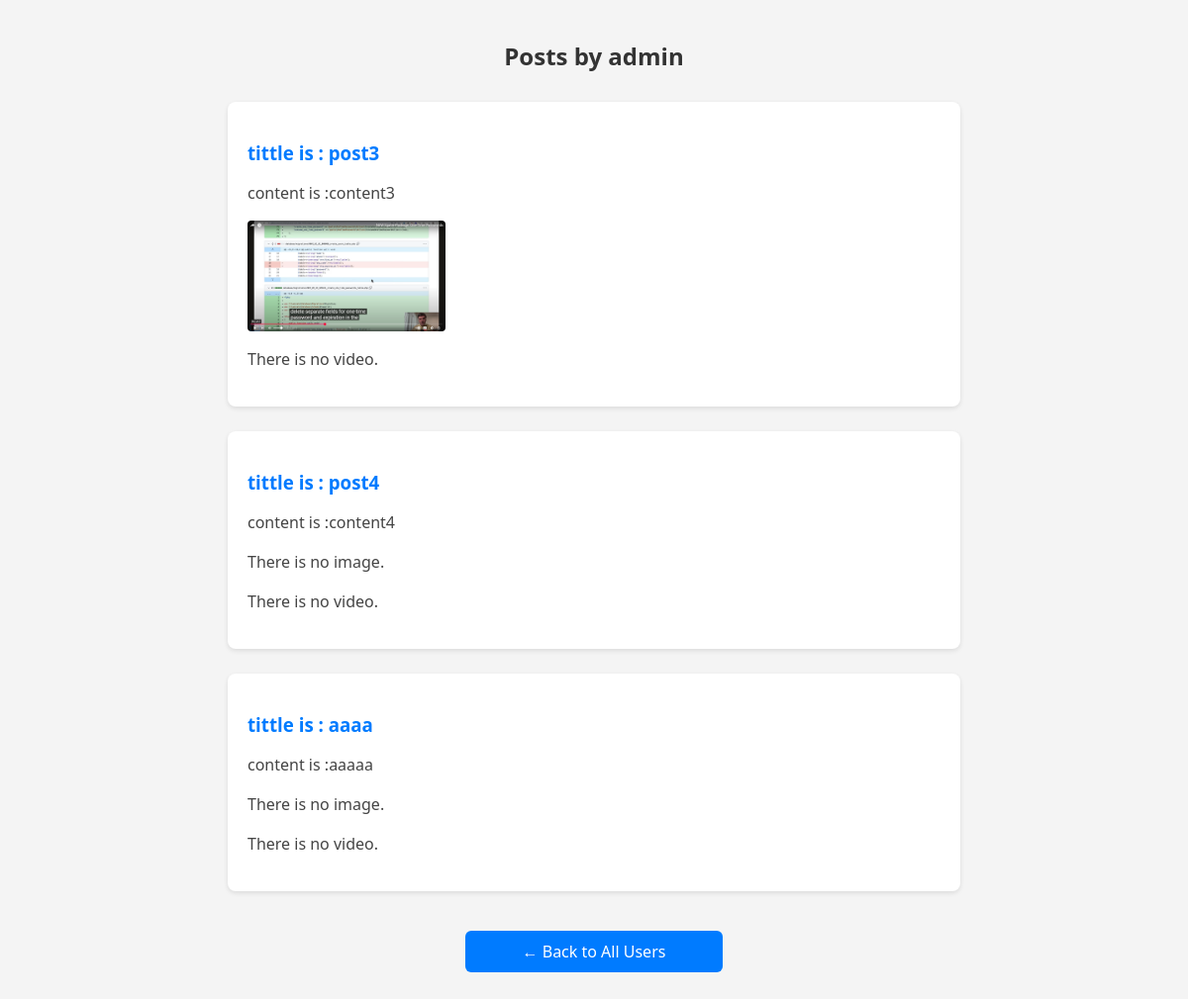
The page /user/2/posts/ (signed in) on the database its author committed.
### auth_user/models.py (models this page shows)
class CustomUser(AbstractUser):
    username = models.CharField(
        _("username"),
        max_length=150,
        unique=True,
        help_text=_(
            "Required. 150 characters or fewer. Letters, digits and @/./+/-/_ only."
        ),
        validators=[AbstractUser.username_validator],
        error_messages={
            "unique": _("A user with that username already exists."),
        },
        null = False , # required = false
        blank= True # you can keep this field empty
    )
    email = models.EmailField(_("email address"), blank=False , null=True)

### post/models.py (models this page shows, shortened)
class Post(models.Model):
    title = models.CharField(max_length=255)
    content = models.TextField()
    image = models.ImageField(upload_to='post_images/', blank=True, null=True)
    video = models.FileField(upload_to='post_videos/', blank=True, null=True)
    author = models.ForeignKey(User, on_delete=models.CASCADE, related_name='posts')
    created_at = models.DateTimeField(auto_now_add=True)
    likes = models.ManyToManyField(User, related_name='liked_posts', blank=True)

### post/views.py (the view)
# urls.py: path('user/<int:user_id>/posts/', UserPostsView.as_view(), name='user-posts'),
class UserPostsView(LoginRequiredMixin, ListView):
    template_name = 'posts/user_posts.html'
    context_object_name = 'posts'
    def get_queryset(self):
        self.selected_user = get_object_or_404(User, pk=self.kwargs['user_id'])
        return Post.objects.filter(author=self.selected_user)
    def get_context_data(self, **kwargs):
        context = super().get_context_data(**kwargs)
        context['selected_user'] = self.selected_user
        return context

### post/templates/posts/user_posts.html
{% load static %}
{% block content %}
    <link rel="stylesheet" href="{% static 'styles/list_of_user/user_post.css' %}">
    <h2>Posts by {{ selected_user.username }}</h2>
    {% if posts %}
        {% for post in posts %}
            <div class="post">
                <h3> tittle is : {{ post.title }}</h3>
                <p>content is :{{ post.content|truncatewords:30 }}</p>
                {% if post.image %}
                    <p>
                        <img src="{{ post.image.url }}" alt="Post Image" style="max-width: 200px; height: auto;">
                    </p>
                {% else %}
                    <p>There is no image.</p>
                {% endif %}
                {% if post.video %}
                    <p>
                        <video controls style="max-width: 300px; height: auto;">
                            <source src="{{ post.video.url }}" type="video/mp4">
                            متصفحك لا يدعم عرض الفيديو.
                        </video>
                    </p>
                {% else %}
                    <p>There is no video.</p>
                {% endif %}
            </div>
        {% endfor %}
    {% else %}
        <p>There isn't any posts yet.</p>
    {% endif %}
    <a href="{% url 'post:users-list' %}" class="btn-back">← Back to All Users</a>
{% endblock %}

### static/styles/list_of_user/user_post.css (style rules this page uses)
h2 { color: #333; text-align: center; margin-bottom: 30px; }
.post { background-color: #fff; border-radius: 8px; padding: 20px; margin-bottom: 25px; box-shadow: 0 2px 5px rgba(0, 0, 0, 0.1); max-width: 700px; margin-left: auto; margin-right: auto; }
.post h3 { color: #007BFF; margin-bottom: 10px; }
.post p { color: #444; font-size: 16px; line-height: 1.5; }
.post img { display: block; max-width: 100%; height: auto; border-radius: 4px; margin-top: 10px; }
.btn-back { display: block; text-align: center; margin-top: 40px; color: white; background-color: #007BFF; padding: 10px 20px; border-radius: 6px; text-decoration: none; width: 220px; margin-left: auto; margin-right: auto; transition: background-color 0.3s ease; }

### rows shown on the page
Post: title "post3", content "content3", image (picture), video "There is no video."
Post: title "post4", content "content4", image "There is no image.", video "There is no video."
Post: title "aaaa", content "aaaaa", image "There is no image.", video "There is no video."

### other values the page prints
{{ selected_user.username }} "admin"
